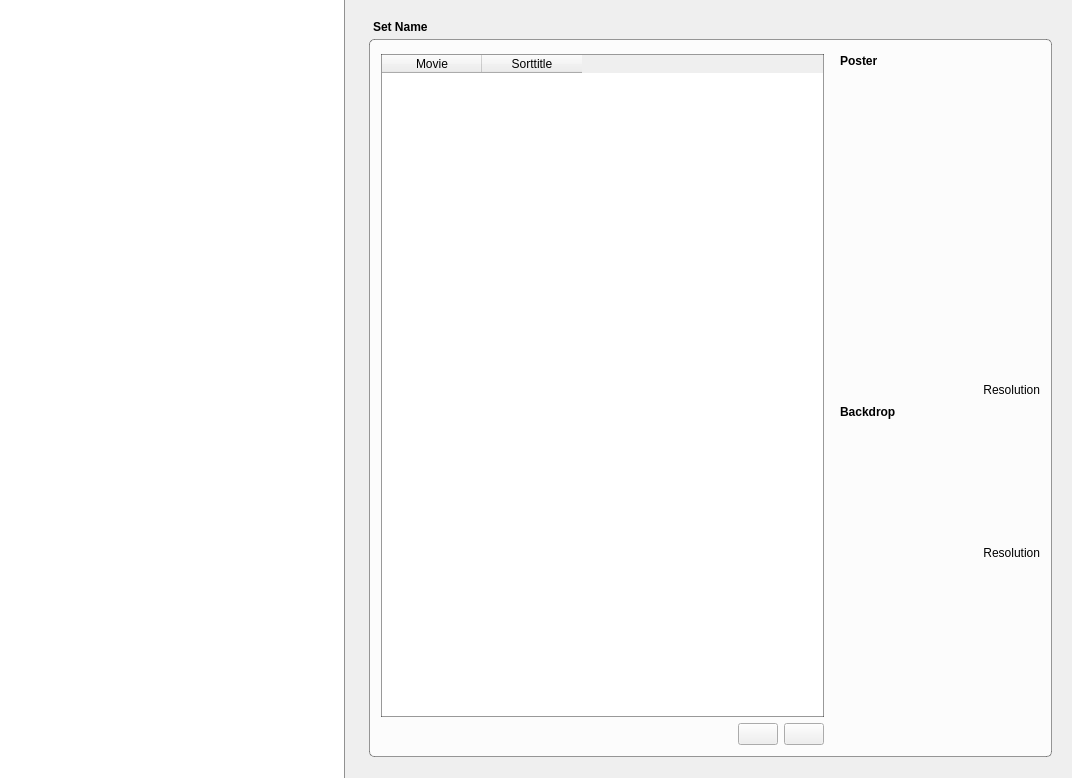
<?xml version="1.0" encoding="UTF-8"?>
<ui version="4.0">
 <class>SetsWidget</class>
 <widget class="QWidget" name="SetsWidget">
  <property name="geometry">
   <rect>
    <x>0</x>
    <y>0</y>
    <width>1072</width>
    <height>778</height>
   </rect>
  </property>
  <property name="windowTitle">
   <string>Form</string>
  </property>
  <property name="styleSheet">
   <string notr="true">#sets {
	border: 0px;
	border-right: 1px solid rgba(0, 0, 0, 100);
}</string>
  </property>
  <layout class="QVBoxLayout" name="verticalLayout_2">
   <property name="margin">
    <number>0</number>
   </property>
   <item>
    <widget class="QSplitter" name="splitter">
     <property name="styleSheet">
      <string notr="true">QSplitter::handle {
	background-color: transparent;
}
</string>
     </property>
     <property name="orientation">
      <enum>Qt::Horizontal</enum>
     </property>
     <widget class="QTableWidget" name="sets">
      <property name="styleSheet">
       <string notr="true">alternate-background-color: rgb(243, 246, 250);
</string>
      </property>
      <property name="editTriggers">
       <set>QAbstractItemView::NoEditTriggers</set>
      </property>
      <property name="alternatingRowColors">
       <bool>true</bool>
      </property>
      <property name="selectionMode">
       <enum>QAbstractItemView::SingleSelection</enum>
      </property>
      <property name="selectionBehavior">
       <enum>QAbstractItemView::SelectRows</enum>
      </property>
      <property name="showGrid">
       <bool>false</bool>
      </property>
      <property name="sortingEnabled">
       <bool>true</bool>
      </property>
      <attribute name="horizontalHeaderVisible">
       <bool>false</bool>
      </attribute>
      <attribute name="horizontalHeaderStretchLastSection">
       <bool>true</bool>
      </attribute>
      <attribute name="verticalHeaderVisible">
       <bool>false</bool>
      </attribute>
      <column>
       <property name="text">
        <string>Set</string>
       </property>
      </column>
     </widget>
     <widget class="QWidget" name="verticalLayoutWidget">
      <layout class="QVBoxLayout" name="verticalLayout" stretch="0,1">
       <property name="spacing">
        <number>5</number>
       </property>
       <property name="leftMargin">
        <number>20</number>
       </property>
       <property name="topMargin">
        <number>20</number>
       </property>
       <property name="rightMargin">
        <number>20</number>
       </property>
       <property name="bottomMargin">
        <number>21</number>
       </property>
       <item>
        <widget class="QLabel" name="setName">
         <property name="font">
          <font>
           <weight>75</weight>
           <bold>true</bold>
          </font>
         </property>
         <property name="text">
          <string>Set Name</string>
         </property>
         <property name="indent">
          <number>4</number>
         </property>
        </widget>
       </item>
       <item>
        <widget class="QGroupBox" name="groupBox_3">
         <property name="styleSheet">
          <string notr="true">QGroupBox {
	border: 1px solid rgba(0, 0, 0, 100);
	border-radius: 5px;
	background-color: rgba(255, 255, 255, 200);
}</string>
         </property>
         <property name="title">
          <string/>
         </property>
         <layout class="QHBoxLayout" name="horizontalLayout_2">
          <item>
           <layout class="QVBoxLayout" name="verticalLayout_3" stretch="1,0">
            <item>
             <widget class="QTableWidget" name="movies">
              <property name="styleSheet">
               <string notr="true">#movies {
	border: 1px solid rgba(0, 0, 0, 100);
	alternate-background-color: rgb(243, 246, 250);
}</string>
              </property>
              <property name="alternatingRowColors">
               <bool>true</bool>
              </property>
              <property name="showGrid">
               <bool>false</bool>
              </property>
              <property name="sortingEnabled">
               <bool>false</bool>
              </property>
              <attribute name="verticalHeaderVisible">
               <bool>false</bool>
              </attribute>
              <column>
               <property name="text">
                <string>Movie</string>
               </property>
              </column>
              <column>
               <property name="text">
                <string>Sorttitle</string>
               </property>
              </column>
             </widget>
            </item>
            <item>
             <layout class="QHBoxLayout" name="horizontalLayout_4">
              <item>
               <spacer name="horizontalSpacer">
                <property name="orientation">
                 <enum>Qt::Horizontal</enum>
                </property>
                <property name="sizeHint" stdset="0">
                 <size>
                  <width>40</width>
                  <height>20</height>
                 </size>
                </property>
               </spacer>
              </item>
              <item>
               <widget class="QPushButton" name="buttonAddMovie">
                <property name="toolTip">
                 <string>Add movie to set</string>
                </property>
                <property name="text">
                 <string/>
                </property>
                <property name="icon">
                 <iconset resource="MediaElch.qrc">
                  <normaloff>:/img/plus.png</normaloff>:/img/plus.png</iconset>
                </property>
               </widget>
              </item>
              <item>
               <widget class="QPushButton" name="buttonRemoveMovie">
                <property name="toolTip">
                 <string>Remove selected movie from set</string>
                </property>
                <property name="text">
                 <string/>
                </property>
                <property name="icon">
                 <iconset resource="MediaElch.qrc">
                  <normaloff>:/img/minus.png</normaloff>:/img/minus.png</iconset>
                </property>
               </widget>
              </item>
             </layout>
            </item>
           </layout>
          </item>
          <item>
           <layout class="QVBoxLayout" name="verticalLayout_4">
            <property name="leftMargin">
             <number>10</number>
            </property>
            <property name="topMargin">
             <number>0</number>
            </property>
            <item>
             <widget class="QLabel" name="label_13">
              <property name="font">
               <font>
                <weight>75</weight>
                <bold>true</bold>
               </font>
              </property>
              <property name="text">
               <string>Poster</string>
              </property>
             </widget>
            </item>
            <item>
             <widget class="MyLabel" name="poster">
              <property name="minimumSize">
               <size>
                <width>200</width>
                <height>300</height>
               </size>
              </property>
              <property name="maximumSize">
               <size>
                <width>200</width>
                <height>300</height>
               </size>
              </property>
              <property name="cursor">
               <cursorShape>PointingHandCursor</cursorShape>
              </property>
              <property name="toolTip">
               <string>Click to Change</string>
              </property>
              <property name="text">
               <string/>
              </property>
              <property name="pixmap">
               <pixmap resource="MediaElch.qrc">:/img/film_reel.png</pixmap>
              </property>
              <property name="alignment">
               <set>Qt::AlignCenter</set>
              </property>
             </widget>
            </item>
            <item>
             <layout class="QHBoxLayout" name="horizontalLayout">
              <item>
               <widget class="QToolButton" name="buttonPreviewPoster">
                <property name="cursor">
                 <cursorShape>PointingHandCursor</cursorShape>
                </property>
                <property name="toolTip">
                 <string>Full preview</string>
                </property>
                <property name="styleSheet">
                 <string notr="true">QToolButton {
	border: none;
}</string>
                </property>
                <property name="text">
                 <string/>
                </property>
                <property name="icon">
                 <iconset resource="MediaElch.qrc">
                  <normaloff>:/img/zoom_in.png</normaloff>:/img/zoom_in.png</iconset>
                </property>
               </widget>
              </item>
              <item>
               <widget class="QLabel" name="posterResolution">
                <property name="toolTip">
                 <string>Resolution</string>
                </property>
                <property name="text">
                 <string>Resolution</string>
                </property>
                <property name="alignment">
                 <set>Qt::AlignRight|Qt::AlignTrailing|Qt::AlignVCenter</set>
                </property>
               </widget>
              </item>
             </layout>
            </item>
            <item>
             <widget class="QLabel" name="label_14">
              <property name="font">
               <font>
                <weight>75</weight>
                <bold>true</bold>
               </font>
              </property>
              <property name="text">
               <string>Backdrop</string>
              </property>
             </widget>
            </item>
            <item>
             <widget class="MyLabel" name="backdrop">
              <property name="minimumSize">
               <size>
                <width>200</width>
                <height>112</height>
               </size>
              </property>
              <property name="maximumSize">
               <size>
                <width>200</width>
                <height>112</height>
               </size>
              </property>
              <property name="cursor">
               <cursorShape>PointingHandCursor</cursorShape>
              </property>
              <property name="toolTip">
               <string>Click to Change</string>
              </property>
              <property name="text">
               <string/>
              </property>
              <property name="pixmap">
               <pixmap resource="MediaElch.qrc">:/img/pictures_alt.png</pixmap>
              </property>
              <property name="alignment">
               <set>Qt::AlignCenter</set>
              </property>
             </widget>
            </item>
            <item>
             <layout class="QHBoxLayout" name="horizontalLayout_7">
              <item>
               <widget class="QToolButton" name="buttonPreviewBackdrop">
                <property name="cursor">
                 <cursorShape>PointingHandCursor</cursorShape>
                </property>
                <property name="toolTip">
                 <string>Full preview</string>
                </property>
                <property name="styleSheet">
                 <string notr="true">QToolButton {
	border: none;
}</string>
                </property>
                <property name="text">
                 <string/>
                </property>
                <property name="icon">
                 <iconset resource="MediaElch.qrc">
                  <normaloff>:/img/zoom_in.png</normaloff>:/img/zoom_in.png</iconset>
                </property>
               </widget>
              </item>
              <item>
               <widget class="QLabel" name="backdropResolution">
                <property name="toolTip">
                 <string>Resolution</string>
                </property>
                <property name="text">
                 <string>Resolution</string>
                </property>
                <property name="alignment">
                 <set>Qt::AlignRight|Qt::AlignTrailing|Qt::AlignVCenter</set>
                </property>
               </widget>
              </item>
             </layout>
            </item>
            <item>
             <spacer name="verticalSpacer">
              <property name="orientation">
               <enum>Qt::Vertical</enum>
              </property>
              <property name="sizeHint" stdset="0">
               <size>
                <width>20</width>
                <height>40</height>
               </size>
              </property>
             </spacer>
            </item>
           </layout>
          </item>
         </layout>
        </widget>
       </item>
      </layout>
     </widget>
    </widget>
   </item>
  </layout>
 </widget>
 <customwidgets>
  <customwidget>
   <class>MyLabel</class>
   <extends>QLabel</extends>
   <header>MyLabel.h</header>
  </customwidget>
 </customwidgets>
 <resources>
  <include location="MediaElch.qrc"/>
 </resources>
 <connections/>
</ui>
